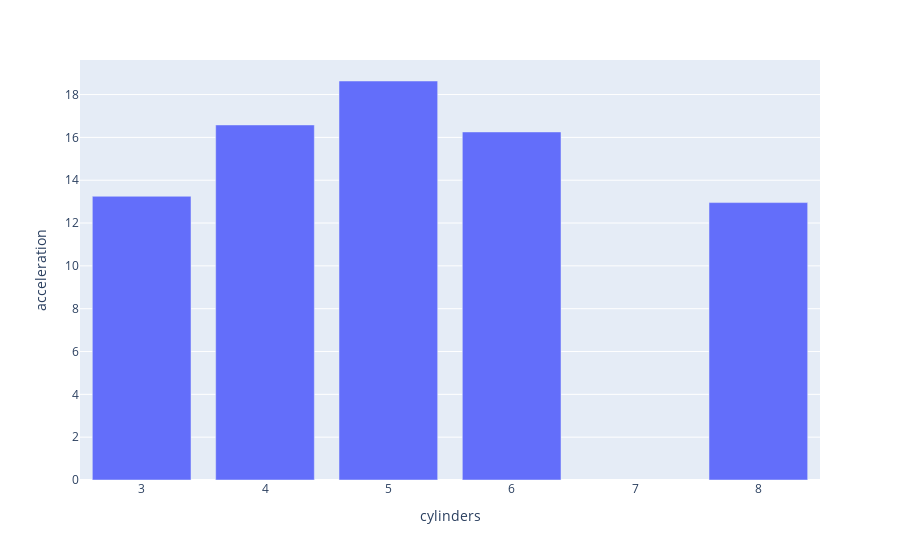

The code cell stored with this chart in its notebook:
### Code cell
import plotly.express as px

#fig = px.line(df_autos, x="cylinders", y="acceleration", title='Acceleration by cylinders')
df_plot = df_autos.groupby(['cylinders']).agg({'acceleration':'mean'}).reset_index()
fig = px.bar(df_plot, x='cylinders', y='acceleration')
fig.show()

### Figure 1 — Plotly figure (JSON) as saved in the notebook; plotly's stock layout.template omitted (floating-point values rounded to 4 significant figures)
{"data": [{"alignmentgroup": "True", "hovertemplate": "cylinders=%{x}<br>acceleration=%{y}<extra></extra>", "legendgroup": "", "marker": {"color": "#636efa", "pattern": {"shape": ""}}, "name": "", "offsetgroup": "", "orientation": "v", "showlegend": false, "textposition": "auto", "type": "bar", "x": [3, 4, 5, 6, 8], "xaxis": "x", "y": [13.25, 16.58, 18.63, 16.25, 12.96], "yaxis": "y"}], "layout": {"barmode": "relative", "legend": {"tracegroupgap": 0}, "margin": {"t": 60}, "xaxis": {"anchor": "y", "domain": [0, 1], "title": {"text": "cylinders"}}, "yaxis": {"anchor": "x", "domain": [0, 1], "title": {"text": "acceleration"}}}}
